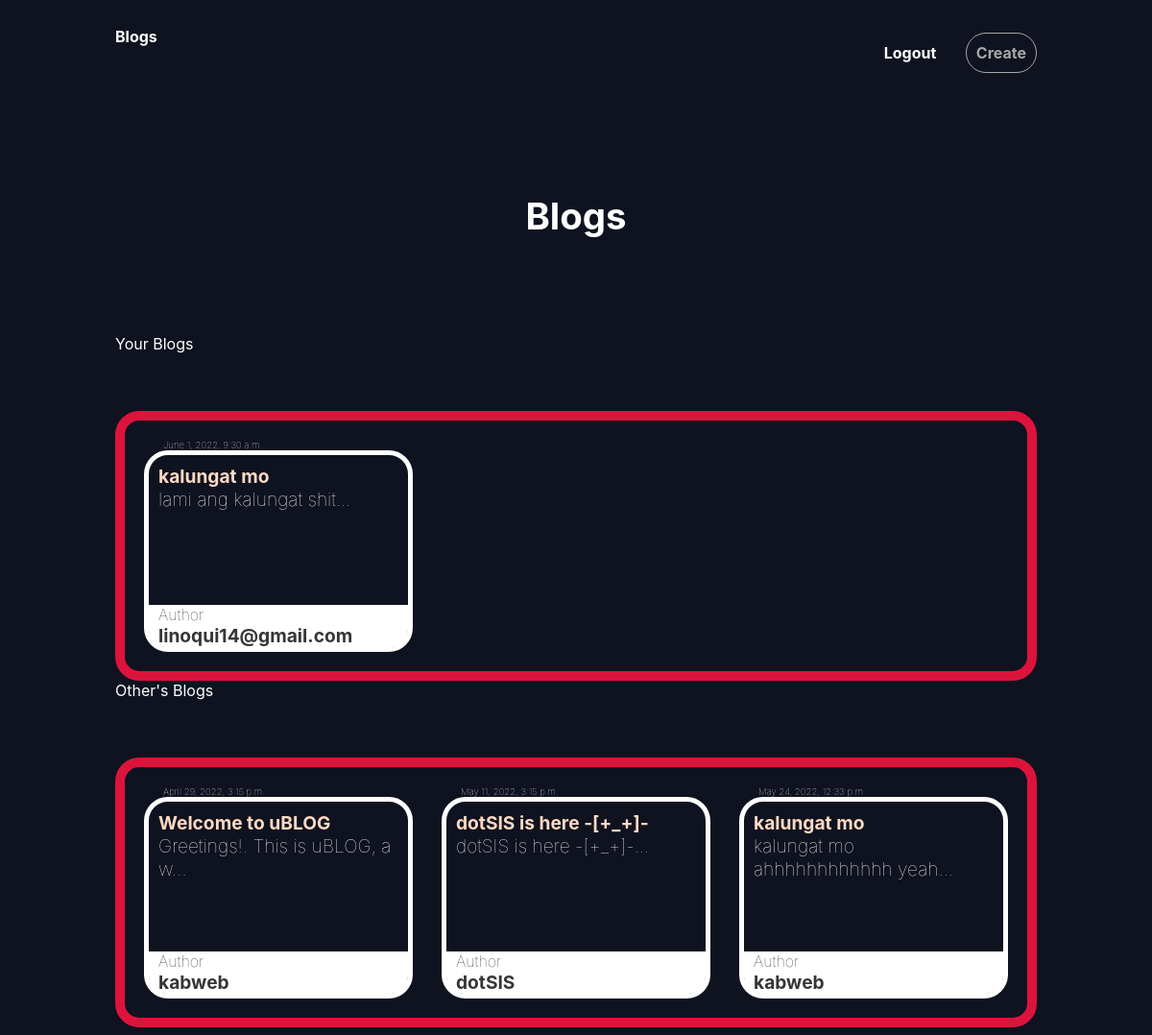
The page /blogs/ (signed in) on the database its author committed.
### blogs/models.py (models this page shows, shortened)
class Blog(models.Model):
    title = models.CharField(max_length=100)
    slug = models.SlugField()
    body = models.TextField()
    date = models.DateTimeField(auto_now_add=True)
    thumb = models.ImageField(default='default.png', blank=True)
    author = models.ForeignKey(User, default=None, on_delete=models.CASCADE)
    def snippet(self):
        return self.body[:30] + '...'

### blogs/views.py (the view)
# urls.py: path('blogs/', views.BlogList.as_view()),
def blogs(request):
    blogs = Blog.objects.all().order_by('date')
    return render(request, 'blogs/blogs.html', { 'blogs': blogs })

### blogs/templates/blogs/blogs.html (shortened to what this page needs)
{% extends 'base.html' %}
{% block content %}
    <h1 style="font-weight: bold;color:white">Blogs</h1>
    {% if user.is_authenticated and user != blog.author %}
        <div>Your Blogs</div>
        <div class="blogs">
            {% for blog in blogs %}
                {% if user.is_authenticated and user == blog.author %}
                <div>
                    <div class="blog-date">
                        {{ blog.date }}
                    </div>
                        <div class="blog">
                            <a href="{% url 'blogs:blog' slug=blog.slug%}">
                                <h2>{{ blog.title }}</h2>
                            </a>
                            <div class="blog-content">
                                {{ blog.snippet }}
                            </div>
                            <div  class="author">
                                <div class="author-text">
                                    <div>
                                        Author
                                    </div>
                                </div>
                                <div class="author-text-author"> {{ blog.author }} </div>
                            </div>
                        </div>
                </div>
                {% endif %}
            {% endfor %}
        </div>
        <div>Other's Blogs</div>
        <div class="blogs">
            {% for blog in blogs %}
                {% if user.is_authenticated and user != blog.author %}
                <div>
                    <div class="blog-date">
                        {{ blog.date }}
                    </div>
                        <div class="blog">
                            <a href="{% url 'blogs:blog' slug=blog.slug%}">
                                <h2>{{ blog.title }}</h2>
                            </a>
                            <div class="blog-content">
                                {{ blog.snippet }}
                            </div>
                            <div  class="author">
                                <div class="author-text">
                                    <div>
                                        Author
                                    </div>
                                </div>
                                <div class="author-text-author"> {{ blog.author }} </div>
                            </div>
                        </div>
                </div>
                {% endif %}
            {% endfor %}
        </div>
    {% endif %}
{% endblock %}

### assets/styles.css (style rules this page uses)
body { background-color: #0f121f; color: rgb(255, 255, 255); }
body * { font-family: -apple-system, BlinkMacSystemFont, 'Segoe UI', Roboto, Oxygen, Ubuntu, Cantarell, 'Open Sans', 'Helvetica Neue', sans-serif; }
h1, h2, h3, h4, h5 { font-weight: normal; margin: 0; }
a, a:hover, a:visited { color: rgb(255, 255, 255); font-weight: bold; text-decoration: none; }
div.wrapper h1 { text-align: center; margin: 100px auto; font-size: 2.4em; }
.blogs { margin-top: 60px; border-radius: 25px; border: 10px solid crimson; padding: 20px; display: grid; grid-template-columns: 1fr 1fr 1fr; grid-gap: 30px; }
.blog { padding: 10px; border-radius: 25px; min-height: 150px; min-width: 250px; max-width: 300; border: 5px solid rgb(255, 255, 255); position: relative; padding-bottom: 40px; }
.blog .blog-content { font-size: 1.2em; font-weight: lighter; color: rgb(255, 255, 255); }
.blog h2 { font-size: 1.2em; font-weight: bold; color: rgb(255, 217, 195); }
.blogs .blog-date { font-weight: lighter; font-size: .6em; color: rgb(255, 255, 255); margin-left: 20px; }
.blog .author-text { font-weight: lighter; font-size: 1em; color: rgb(34, 34, 34); }
.blog .author-text-author { font-weight: bolder; font-size: 1.2em; color: rgb(54, 54, 54); }
.blog .author { padding: 0px 0px 0px 10px; background: #ffffff; position: absolute; right: 0; bottom: 0; margin: 0; left: 0; color: #0f121f; border-radius: 0px 0px 18px 18px; }

### rows shown on the page
Blog: date "June 1, 2022, 9:30 a.m.", title "kalungat mo", snippet "lami ang kalungat shit...", author "linoqui14@gmail.com"
Blog: date "April 29, 2022, 3:15 p.m.", title "Welcome to uBLOG", snippet "Greetings!. This is uBLOG, a w...", author "kabweb"
Blog: date "May 11, 2022, 3:15 p.m.", title "dotSIS is here -[+_+]-", snippet "dotSIS is here -[+_+]-...", author "dotSIS"
Blog: date "May 24, 2022, 12:33 p.m.", title "kalungat mo", snippet "kalungat mo ahhhhhhhhhhhh yeah...", author "kabweb"
